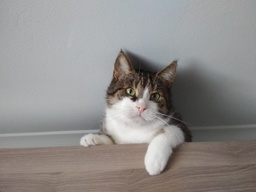
#> input picture lab6/images/kot.jpg, 256 x 192 px, shrunk from 1024 x 768 before the run
$ jupyter execute rozwiazania.ipynb
#> lines starting #> are read from the running program, lines starting #| are printed output that depends on the picture; after the words box and inside, x2 and y2 are one past the last pixel; in counts of white or black regions, pixels touching at a corner belong together
[cell 1]
import cv2
from matplotlib import pyplot
import numpy

# Ustawienie rozmarów wyświetlanych obrazów
pyplot.rcParams["figure.figsize"] = (18, 10)

[cell 2]
#
# Wczytanie obrazów źródłowych
#
# źródło grafiki colors.jpg: https://unsplash.com/photos/gT5kuls6Y6Q
# źródło grafiki gacław-na-kuchni.jpg: własne
#

image_from_file = cv2.imread('images/kot.jpg')
#> image_from_file is the input picture: shape (192, 256, 3); mean B, G, R 139.4, 141.3, 144.1
image_gray = cv2.cvtColor(image_from_file, cv2.COLOR_BGR2GRAY)
image_color = cv2.cvtColor(image_from_file, cv2.COLOR_BGR2RGB)
print('Rozmiar obrazka: ', image_from_file.shape)
#| Rozmiar obrazka:  (192, 256, 3)

# Zadanie 1

[cell 3]
output = numpy.copy(image_gray)
output = output.astype(dtype=int)

#
# Algorytm
#

def find_closest_grey_color(pixel: int) -> int:
    return round(pixel / 255) * 255


for y in range(output.shape[0] - 1):
    for x in range(output.shape[1] - 1):
        oldpixel = output[y][x]
        newpixel = find_closest_grey_color(oldpixel)
        output[y][x] = newpixel
        quant_error = oldpixel - newpixel

        output[y][x + 1] = output[y][x + 1] + quant_error * 7 / 16
        output[y + 1][x - 1] = output[y + 1][x - 1] + quant_error * 3 / 16
        output[y + 1][x] = output[y + 1][x] + quant_error * 5 / 16
        output[y + 1][x + 1] = output[y + 1][x + 1] + quant_error * 1 / 16
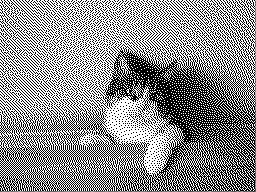
#> output: shape (192, 256) int64; min 0, max 255, mean 140

numpy.clip(output,0,255)
output = output.astype(dtype=numpy.uint8)


#
# Wyświetlenie
#
pyplot.imshow(output, cmap='gray')

[cell 4]
#
# Histogram
#
histr = cv2.calcHist([output], [0], None, [256], [0, 256])
#> histr = 256 values, max 26784 at index 255, min 0 at index 1, mean 192
pyplot.plot(histr)
pyplot.xlim([-1, 256])
pyplot.xlabel('Wartośc składowej koloru []')
pyplot.ylabel('Liczba pikseli obrazu []')
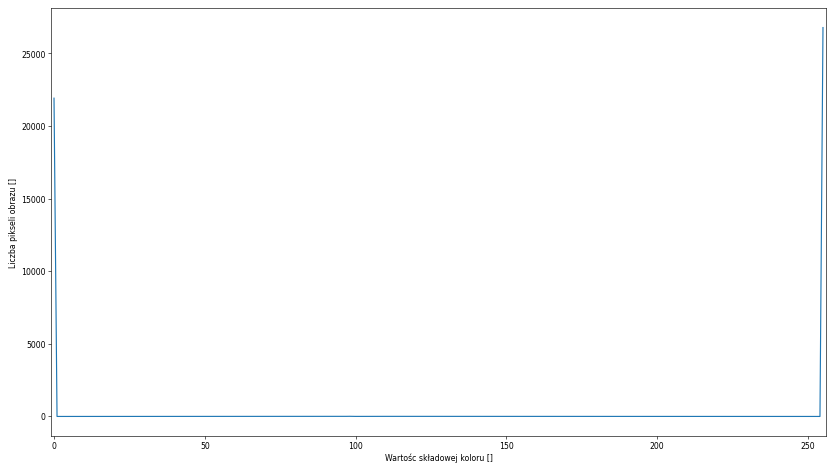
#> figure drawn by matplotlib, 1 panel; curve peaks at x = 255, y = 26784

# Zadanie 2

[cell 5]
output = numpy.copy(image_color)
output = output.astype(dtype=int)
#> output: shape (192, 256, 3) int64
reduced = numpy.copy(image_color)

#
# Algorytm
#
tones = 8

def find_closest_palette_color(pix, k = 2):
    return round((k - 1) * pix / 255) * 255/(k - 1)

def normalize_surrounding(image, old_pixel, new_pixel):
    for i in range(2):
        quant_error = old_pixel[i] - new_pixel[i]

        image[y][x + 1][i] = image[y][x + 1][i] + quant_error * 7 / 16
        image[y + 1][x - 1][i] = image[y + 1][x - 1][i] + quant_error * 3 / 16
        image[y + 1][x][i] = image[y + 1][x][i] + quant_error * 5 / 16
        image[y + 1][x + 1][i] = image[y + 1][x + 1][i] + quant_error * 1 / 16


for y in range(output.shape[0] - 1):
    for x in range(output.shape[1] - 1):
        old_pixel = [output[y][x][0], output[y][x][1], output[y][x][2]]
        new_pixel = [0, 0, 0]

        new_pixel = [find_closest_palette_color(old_pixel[i], tones) for i in range(2)]
        for i in range(2): reduced[y][x][i] = find_closest_palette_color(reduced[y][x][i], tones)
        for i in range(2): output[y][x][i] = new_pixel[i]

        normalize_surrounding(output, old_pixel, new_pixel)
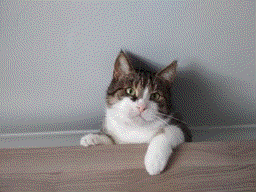
#> output: shape (192, 256, 3) int64; mean R, G, B 141.7, 138.9, 139.4

numpy.clip(output,0,255)
numpy.clip(reduced,0,255)
output = output.astype(dtype=numpy.uint8)

#
# Wyświetlenie
#
fig, ax = pyplot.subplots(1, 2)
ax[0].imshow(reduced)
ax[1].imshow(output)
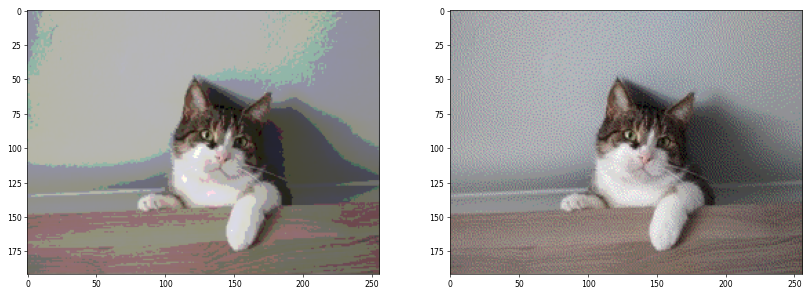
#> figure drawn by matplotlib, 2 panels

[cell 6]
#
# Histogram
#
color = ('r', 'g', 'b')

for i, col in enumerate(color):
    histr = cv2.calcHist([output], [i], None, [256], [0, 256])
    pyplot.plot(histr, color=col)
    pyplot.xlim([-1, 256])
    pyplot.xlabel('Wartośc składowej koloru []')
    pyplot.ylabel('Liczba pikseli obrazu []')
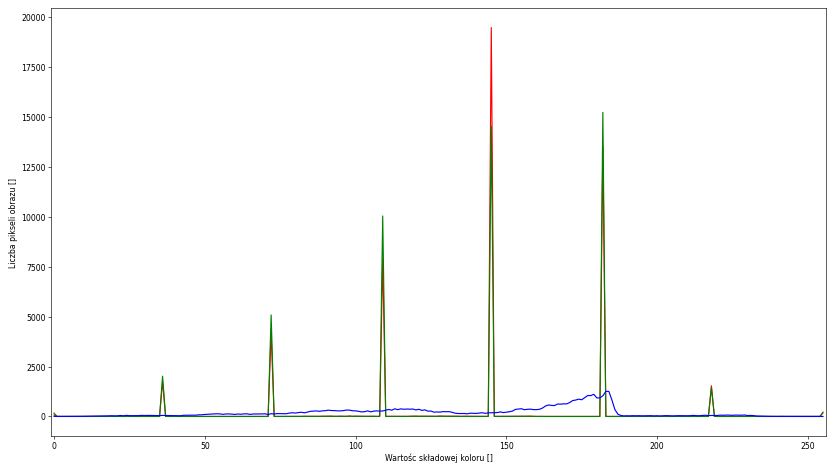
#> figure drawn by matplotlib, 1 panel; curve peaks at x = 145, y = 19487; curve peaks at x = 182, y = 15236; curve peaks at x = 183, y = 1257

# Zadanie 3

[cell 7]
#
# Przygotowanie płótna
#
width = 80
height = 60
image = numpy.zeros((height, width, 3), dtype=numpy.uint8)


#
# Funkcja rysująca punkt
#
# NOTE(sdatko): punkt 0,0 to lewy dolny róg obrazu
#
def draw_point(image, x, y, color=(255, 255, 255)):
    image[image.shape[0] - 1 - y, x, :] = color


#
# Funkcja rysująca linię
#
def draw_line(image, x1, y1, x2, y2):
#> called with x1 = 0, y1 = 0, x2 = 60, y2 = 20
    delta_x = abs(x2 - x1)
    delta_y = abs(y2 - y1)

    direction_x = numpy.sign(x2 - x1)
    direction_y = numpy.sign(y2 - y1)

    error = 2 * delta_y - delta_x if delta_x > delta_y else 2 * delta_x - delta_y

    coords = [x1, y1]
    draw_point(image, x1, y1)

    while coords[0] != x2 or coords[1] != y2:

        if delta_x > delta_y:
            coords[0] += direction_x
            error += 2 * delta_y
        else:
            coords[1] += direction_y
            error += 2 * delta_x

        draw_point(image, coords[0], coords[1])

        if error >= 0 and delta_x > delta_y:
            coords[1] += direction_y
            error -= 2 * delta_x
        elif error >= 0 and delta_x <= delta_y:
            coords[0] += direction_x
            error -= 2 * delta_y

        draw_point(image, coords[0], coords[1])


#
# Funkcja rysująca trójkąt
#
class vertex:
    x = 0
    y = 0

    def __init__(self, a, b):
        self.x = a
        self.y = b


def calc_area(a, b, c):
    return (c.x - a.x) * (b.y - a.y) - (c.y - a.y) * (b.x - a.x)


def draw_triangle(image, a, b, c):
    low_x = min(a.x, b.x, c.x)
    high_x = max(a.x, b.x, c.x)

    low_y = min(a.y, b.y, c.y)
    high_y = max(a.y, b.y, c.y)

    for y in range(low_y, high_y + 1):
        for x in range(low_x, high_x + 1):
            ar1 = calc_area(a, b, vertex(x, y))
            ar2 = calc_area(b, c, vertex(x, y))
            ar3 = calc_area(c, a, vertex(x, y))

            if numpy.sign(ar1) == numpy.sign(ar2) and numpy.sign(ar2) == numpy.sign(ar3):
                draw_point(image, x, y)


#
# Rysowanie
#
draw_line(image, 0, 0, 60, 20)
ver0 = vertex(30, 30)
ver1 = vertex(50, 30)
ver2 = vertex(40, 50)
draw_triangle(image, ver0, ver1, ver2)

#
# Wyświetlenie
#
pyplot.imshow(image)
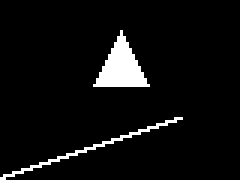
#> shown: shape (60, 80, 3) (shown 3 times larger); 5.5% white; 2 white regions, box (x1, y1, x2, y2) and area: (31, 10, 50, 29) 181, (0, 39, 61, 60) 81

# Zadanie 4

[cell 8]
#
# Przygotowanie płótna
#
width = 80
height = 60
image = numpy.zeros((height, width, 3), dtype=numpy.uint8)


#
# Funkcja rysująca punkt
#
# NOTE(sdatko): punkt 0,0 to lewy dolny róg obrazu
#
def draw_point(image, x, y, color=(255, 255, 255)):
    image[image.shape[0] - 1 - y, x, :] = color


#
# Funkcja rysująca linię
#
def draw_line(image, x1, y1, x2, y2, start_color=(255, 255, 255), end_color=(255, 255, 255)):
#> called with x1 = 0, y1 = 0, x2 = 60, y2 = 20
    delta_x = abs(x2 - x1)
    delta_y = abs(y2 - y1)

    direction_x = numpy.sign(x2 - x1)
    direction_y = numpy.sign(y2 - y1)

    error = 2 * delta_y - delta_x if delta_x > delta_y else 2 * delta_x - delta_y

    coords = [x1, y1]
    draw_point(image, x1, y1, end_color)

    curr_color = start_color

    while coords[0] != x2 or coords[1] != y2:
        t = (abs(coords[0] - x2) + abs(coords[1] - y2)) / (delta_x + delta_y)
        curr_color = [start_color[i] + t * (end_color[i] - start_color[i]) for i in range(3)]

        if delta_x > delta_y:
            coords[0] += direction_x
            error += 2 * delta_y
        else:
            coords[1] += direction_y
            error += 2 * delta_x

        draw_point(image, coords[0], coords[1], curr_color)


        if error >= 0 and delta_x > delta_y:
            coords[1] += direction_y
            error -= 2 * delta_x
        elif error >= 0 and delta_x <= delta_y:
            coords[0] += direction_x
            error -= 2 * delta_y

        draw_point(image, coords[0], coords[1], curr_color)

        t = (abs(coords[0] - x2) + abs(coords[1] - y2)) / (delta_x + delta_y)
        curr_color = [start_color[i] + t * (end_color[i] - start_color[i]) for i in range(2)]


#
# Funkcja rysująca trójkąt
#
class vertex:
    def __init__(self, a, b, color = (255, 255, 255)):
        self.x = a
        self.y = b
        self.color = color


def calc_area(a, b, c):
    return (c.x - a.x) * (b.y - a.y) - (c.y - a.y) * (b.x - a.x)


def draw_triangle(image, a, b, c):
    low_x = min(a.x, b.x, c.x)
    high_x = max(a.x, b.x, c.x)

    low_y = min(a.y, b.y, c.y)
    high_y = max(a.y, b.y, c.y)

    for y in range(low_y, high_y + 1):
        for x in range(low_x, high_x + 1):
            ar1 = calc_area(a, b, vertex(x, y))
            ar2 = calc_area(b, c, vertex(x, y))
            ar3 = calc_area(c, a, vertex(x, y))
            ar = calc_area(a, b, c)

            if numpy.sign(ar1) == numpy.sign(ar2) and numpy.sign(ar2) == numpy.sign(ar3):
                color = [ar1/ar * a.color[i] + ar2/ar * b.color[i] + ar3/ar * c.color[i] for i in range(3)]
                draw_point(image, x, y, color)


#
# Rysowanie
#
draw_line(image, 0, 0, 60, 20, [255, 0, 0], [0, 255, 0])

ver0 = vertex(30, 30, [0, 0, 255])
ver1 = vertex(50, 30, [255, 0, 0])
ver2 = vertex(40, 50, [0, 255, 0])
draw_triangle(image, ver0, ver1, ver2)

#
# Wyświetlenie
#
pyplot.imshow(image)
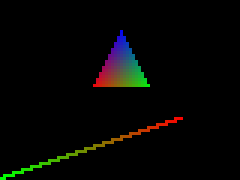
#> shown: shape (60, 80, 3) (shown 3 times larger); mean R, G, B 5.2, 5.4, 3.3

# Zadanie 5

[cell 9]
#
# Przygotowanie płótna
#
width = 80
height = 60
image = numpy.zeros((height, width, 3), dtype=numpy.uint8)


#
# Funkcja rysująca punkt
#
# NOTE(sdatko): punkt 0,0 to lewy dolny róg obrazu
#
def draw_point(image, x, y, color=(255, 255, 255)):
    image[image.shape[0] - 1 - y, x, :] = color


#
# Funkcja rysująca linię
#
def draw_line(image, x1, y1, x2, y2):
    pass  # TODO: implement


#
# Funkcja rysująca trójkąt
#
def draw_triangle(image, a, b, c):
    pass  # TODO: implement


#
# Rysowanie
#
pass  # TODO: implement

#
# Wyświetlenie
#
pyplot.imshow(image)

$ run again, with lab6/images/colors.jpg copied over lab6/images/kot.jpg
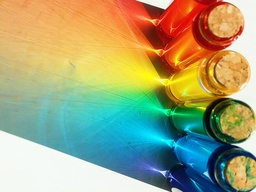
#> input picture lab6/images/colors.jpg, 256 x 192 px, shrunk from 1000 x 750 before the run
#> image_from_file is the input picture: shape (192, 256, 3); mean B, G, R 123.4, 163.8, 162.1
#| Rozmiar obrazka:  (192, 256, 3)
#> `output = output.astype(dtype=numpy.uint8)`:
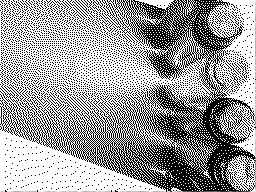
#> output: shape (192, 256); min 0, max 255, mean 156.8
#> histr = 256 values, max 29919 at index 255, min 0 at index 1, mean 192
#> `[cell 6] # # Histogram # color = ('r', 'g', 'b')  for i, col in enumer..`:
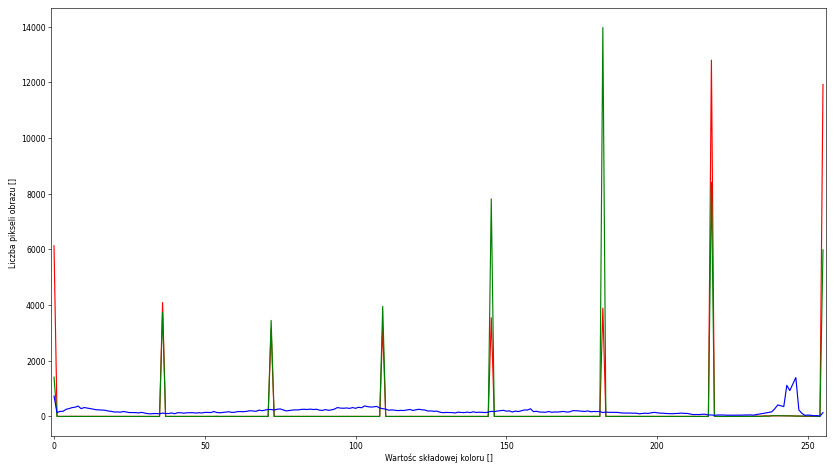
#> figure drawn by matplotlib, 1 panel; curve peaks at x = 218, y = 12794; curve peaks at x = 182, y = 13965; curve peaks at x = 246, y = 1396
